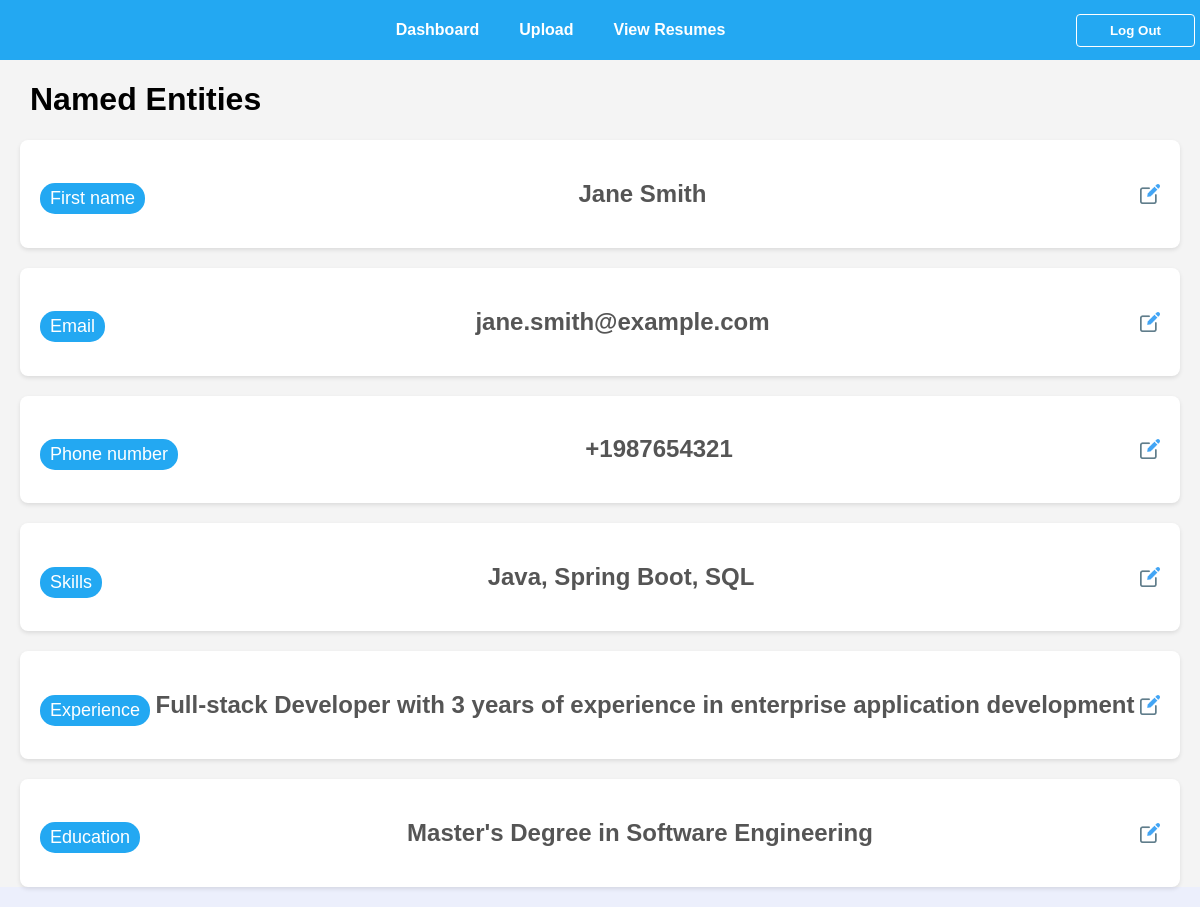
The page /2/ (signed in) on the database its author committed.
### cv/models.py (models this page shows)
class Person(models.Model):
    name = models.CharField(max_length=100)  # Assuming name length won't exceed 100 characters
    email = models.EmailField(blank=True, null=True)
    phone = models.CharField(max_length=20, blank=True, null=True)
    skills = models.CharField(max_length=300, null=True, blank=True)
    experience = models.CharField(max_length=300, null=True, blank=True)
    education = models.CharField(max_length=300, null=True, blank=True)

### cv/views.py (the view)
# urls.py: path("<id>/", get_one_resume, name="retreive"),
def get_one_resume(request, id):
    if request.user.is_authenticated:
      person = Person.objects.filter(id=id).get()
      return render(request, 'result.html', context={"person":person, "id": person.id, "user_is_admin":request.user.is_admin})
    return redirect('login')

### templates/result.html (shortened to what this page needs)
{%extends 'base.html' %}
{% load static %}
{% block content %}
   <link rel="stylesheet" href="{% static 'result.css' %}">
  <h1 style="margin-left: 30px;" id="heading">Named Entities</h1>
  <div class="entities-container" id="{{id}}">
      <div class="entity-category">
        <div class="entity-tags">
            <span class="entity-tag">First name</span>
        </div>
        <h2 id="name">{{ person.name }}</h2>
        {% if user_is_admin %}
        <img src="{% static 'modify_icon.png' %}" alt="Edit" class="edit-icon" onclick="editField(this, 'name')">
        {% else %}
        <div></div>
        {% endif %}
      </div>
      <div class="entity-category">
        <div class="entity-tags">
            <span class="entity-tag">Email</span>
        </div>
        <h2 id="email">{{ person.email }}</h2>
        {% if user_is_admin %}
        <img src="{% static 'modify_icon.png' %}" alt="Edit" class="edit-icon" onclick="editField(this, 'email')">
        {% else %}
        <div></div>
        {% endif %}
      </div>
      <div class="entity-category">
        <div class="entity-tags">
            <span class="entity-tag">Phone number</span>
        </div>
        <h2 id="phone">{{ person.phone }}</h2>
        {% if user_is_admin %}
        <img src="{% static 'modify_icon.png' %}" alt="Edit" class="edit-icon" onclick="editField(this, 'phone')">
        {% else %}
        <div></div>
        {% endif %}
      </div>
      <div class="entity-category">
        <div class="entity-tags">
            <span class="entity-tag">Skills</span>
        </div>
          <h2 id="skills">{{ person.skills }}</h2>
          {% if user_is_admin %}
          <img src="{% static 'modify_icon.png' %}" alt="Edit" class="edit-icon" onclick="editField(this, 'skills')">
          {% else %}
          <div></div>
          {% endif %}
        </div>
      <div class="entity-category">
        <div class="entity-tags">
            <span class="entity-tag">Experience</span>
        </div>
        <h2 id="experience">{{ person.experience }}</h2>
        {% if user_is_admin %}
        <img src="{% static 'modify_icon.png' %}" alt="Edit" class="edit-icon" onclick="editField(this, 'experience')">
        {% else %}
        <div></div>
        {% endif %}
      </div>
      <div class="entity-category">
        <div class="entity-tags">
            <span class="entity-tag">Education</span>
        </div>
        <h2 id="education">{{ person.education }}</h2>
        {% if user_is_admin %}
        <img src="{% static 'modify_icon.png' %}" alt="Edit" class="edit-icon" onclick="editField(this, 'education')">
        {% else %}
        <div></div>
        {% endif %}
      </div>
  </div>
{% endblock %}

### static/base_styles.css (style rules this page uses)
html, body { min-height: 100vh; margin: 0; font-family: 'Poppins'; background: #eceffc; }
html { min-width: 500px; }

### static/result.css (style rules this page uses)
body { font-family: Arial, sans-serif; margin: 0; padding: 0; background-color: #f4f4f4; }
.entities-container { display: flex; flex-direction: column; gap: 20px; margin: 20px; }
.entity-category { display: flex; align-items: center; justify-content: space-between; background-color: #fff; padding: 20px; border-radius: 8px; box-shadow: 0 2px 4px rgba(0, 0, 0, 0.1); }
.entity-category h2 { color: #555; }
.entity-tags { display: flex; flex-wrap: wrap; gap: 10px; margin-top: 10px; }
.entity-tag { background-color: #23a8f2; color: white; padding: 5px 10px; border-radius: 15px; font-size: 18px; }
.edit-icon { width: 20px; cursor: pointer; }

### rows shown on the page
Person: name "Jane Smith", email "jane.smith@example.com", phone "+1987654321", skills "Java, Spring Boot, SQL", experience "Full-stack Developer with 3 years of experience in enterprise application development", education "Master's Degree in Software Engineering"
